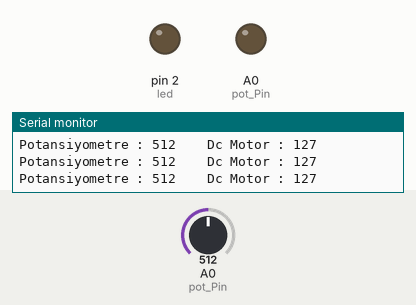
The sketch below on a simulated Arduino Uno, built with avr-gcc and run on an emulated ATmega328P. On the bench: output pins drawn as LEDs (lit = HIGH), the last lines printed to the serial monitor. The inputs (shaded band) are chosen by the test bench; at power-on: A0 (pot_Pin) = 512. Pins used as bus, display or sensor lines are not drawn.

Above: at 1.2 s.
1.3 s: A0 (pot_Pin) set to 705
4.3 s: A0 (pot_Pin) set to 735
At 4.6 s:
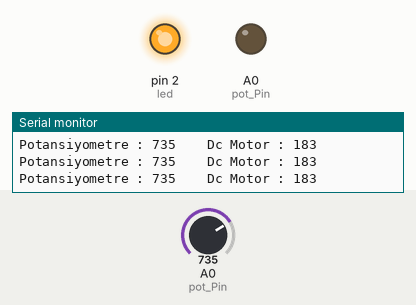
5.8 s: A0 (pot_Pin) set to 716
At 7.2 s:
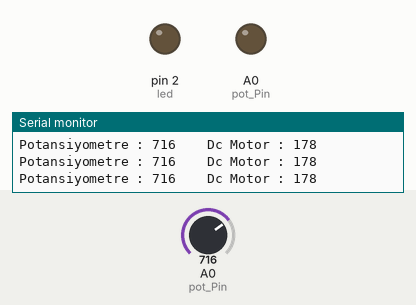
8.8 s: A0 (pot_Pin) set to 900
At 9.3 s:
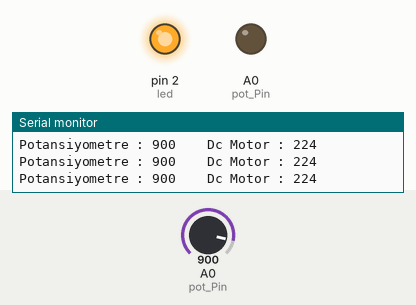
Timing chart, 0 to 11.8 s (numbered marks = the images above; inputs shaded):
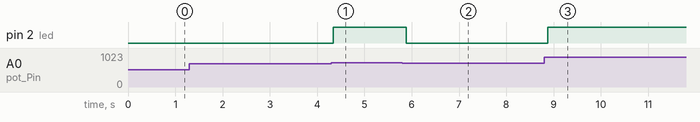

The sketch:

Dc_h_z_kontrol.ino
```cpp
int DC=3;
int pot_Pin=A0;
int motor_Degeri=0;
int pot_degeri=0;
int led=2;

void setup() {
  Serial.begin(9600);
  pinMode(DC,OUTPUT);
  pinMode(pot_Pin,OUTPUT);
  pinMode(led,OUTPUT);

}

void loop() {

  pot_degeri=analogRead(pot_Pin);
  motor_Degeri=map(pot_degeri,0,1023,0,255);
  analogWrite(3,motor_Degeri);

  Serial.print("Potansiyometre : ");
  Serial.print(pot_degeri);
  Serial.print("    Dc Motor : ");
  Serial.println(motor_Degeri);


  if(motor_Degeri>=180){
    digitalWrite(led,HIGH);


  }
  else{
    digitalWrite(led,LOW);
  }
}
```

Measured:
- the behaviour switches between 722 and 723 on A0 (pot_Pin) (found by bisection; images 0 and 1)
- after the input at 4.3 s, pin 2 (led): LOW → HIGH at once
- after the input at 5.8 s, pin 2 (led): HIGH → LOW after 0.08 s
- after the input at 8.8 s, pin 2 (led): LOW → HIGH after 0.08 s
